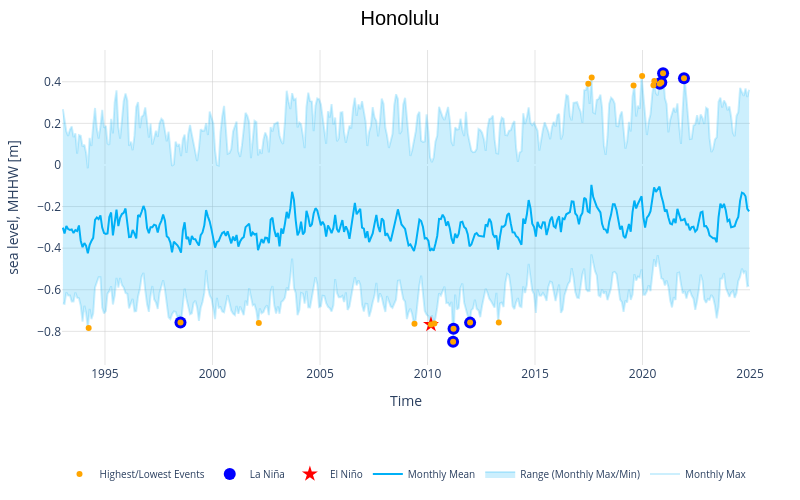

The code cell stored with this chart in its notebook:
### Markdown cell above
A note: the plotly plot will not render in the jupyter book build, because the original data to build it is stored elsewhere (not on github). If you are replicating this notebook, it should work fine for you. In the meantime, the pre-built html is available.

### Code cell
figly = make_plotlyFigure(rsl_monthly_mean, 
        rsl_monthly_max, rsl_monthly_min, 
        top_10_table, rsl_subset,station_id)

# change size of the plot
# figly.update_layout(autosize=True)
figly.update_layout(width=800, height=500,autosize=False)
# save the figure to the output folder
figname = 'SL_top_10_plot_' + station_name + '.html'

# # remove commas from figname
# figname = figname.replace(', ','_')
# matrix_dir = Path('../../matrix/plotly')
# pio.write_html(figly, str(matrix_dir / figname), auto_open=False)

figly

### Figure 1 — Plotly figure (JSON) as saved in the notebook; plotly's stock layout.template omitted (floating-point values rounded to 4 significant figures; data arrays with more than 128 entries replaced by an {"elided": "..."} marker saying what was removed)
{"data": [{"line": {"color": "rgba(0,176,246,0.2)"}, "mode": "lines", "name": "Monthly Max", "type": "scatter", "x": {"elided": "384 str values"}, "y": {"elided": "384 float values"}}, {"fill": "tonexty", "fillcolor": "rgba(0,176,246,0.2)", "line": {"color": "rgba(0,176,246,0.2)"}, "mode": "lines", "name": "Range (Monthly Max/Min)", "type": "scatter", "x": {"elided": "384 str values"}, "y": {"elided": "384 float values"}}, {"line": {"color": "rgba(0,176,246,1)"}, "mode": "lines", "name": "Monthly Mean", "type": "scatter", "x": {"elided": "384 str values"}, "y": {"elided": "384 float values"}}, {"hoverinfo": "none", "marker": {"color": "red", "size": 12, "symbol": "star"}, "mode": "markers", "name": "El Niño", "type": "scatter", "x": ["2010-02-28T20:00:00.000000000"], "y": [-0.767]}, {"hoverinfo": "none", "marker": {"color": "blue", "size": 12, "symbol": "circle"}, "mode": "markers", "name": "La Niña", "type": "scatter", "x": ["2020-12-15T15:00:00.000000000", "2021-12-05T15:00:00.000000000", "2020-11-15T14:00:00.000000000", "2020-10-19T16:00:00.000000000", "2011-03-11T16:00:00.000000000", "2011-03-18T20:00:00.000000000", "2011-12-25T07:00:00.000000000", "1998-07-06T17:00:00.000000000"], "y": [0.441, 0.417, 0.396, 0.391, -0.85, -0.787, -0.758, -0.757]}, {"hovertemplate": "%{x}, %{y:.2f} m<extra></extra>", "marker": {"color": "orange", "size": 6, "symbol": "circle"}, "mode": "markers", "name": "Highest/Lowest Events", "type": "scatter", "x": ["2020-12-15T15:00:00.000000000", "2019-12-25T14:00:00.000000000", "2017-08-21T01:00:00.000000000", "2021-12-05T15:00:00.000000000", "2020-07-20T02:00:00.000000000", "2020-11-15T14:00:00.000000000", "2017-06-24T02:00:00.000000000", "2020-10-19T16:00:00.000000000", "2020-07-05T02:00:00.000000000", "2019-08-02T03:00:00.000000000", "2011-03-11T16:00:00.000000000", "2011-03-18T20:00:00.000000000", "1994-03-29T21:00:00.000000000", "2010-02-28T20:00:00.000000000", "2009-05-24T19:00:00.000000000", "2010-04-27T19:00:00.000000000", "2002-02-26T07:00:00.000000000", "2011-12-25T07:00:00.000000000", "2013-04-25T19:00:00.000000000", "1998-07-06T17:00:00.000000000"], "y": [0.441, 0.428, 0.421, 0.417, 0.404, 0.396, 0.391, 0.391, 0.383, 0.382, -0.85, -0.787, -0.784, -0.767, -0.764, -0.762, -0.76, -0.758, -0.758, -0.757]}], "layout": {"autosize": false, "height": 500, "legend": {"font": {"size": 10}, "orientation": "h", "x": 0.5, "xanchor": "center", "y": -0.3, "yanchor": "top"}, "margin": {"b": 100, "l": 50, "r": 50, "t": 50}, "plot_bgcolor": "white", "showlegend": true, "title": {"font": {"color": "black", "family": "Arial", "size": 20}, "text": "Honolulu", "x": 0.5}, "width": 800, "xaxis": {"gridcolor": "rgb(200,200,200)", "gridwidth": 0.5, "range": ["1993-01-01", "2024-12-31"], "showgrid": true, "title": {"text": "Time"}}, "yaxis": {"gridcolor": "rgb(200,200,200)", "gridwidth": 0.5, "showgrid": true, "title": {"text": "sea level, MHHW [m]"}}}}
